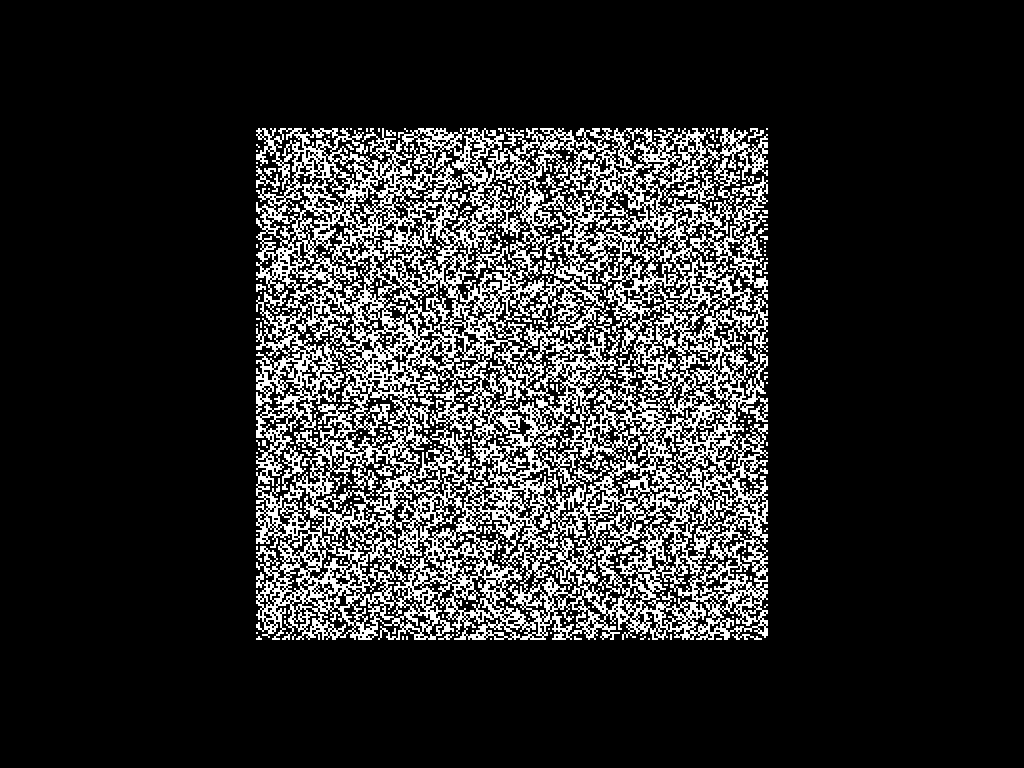
#> input picture data/challenge_patterns/mp002/mp002_C01.png, 1024 x 768 px
$ python -i plot_fig3.py   (imports and definitions only)
#> lines starting #> are read from the running program, lines starting #| are printed output that depends on the picture; after the words box and inside, x2 and y2 are one past the last pixel; in counts of white or black regions, pixels touching at a corner belong together
"""Nature-style Fig. 3 panels (b–e) for Experiment 1 macro-pixel screening.

No in-figure titles. Arial. Large type. Legends outside data.
Score classes: Genuine / Challenge-mismatch only (single device; no Device mismatch).
"""

from __future__ import annotations

import json
import logging
from pathlib import Path
from typing import Any

import matplotlib as mpl
import matplotlib.pyplot as plt
import numpy as np
from matplotlib.colors import LinearSegmentedColormap, Normalize, TwoSlopeNorm
from PIL import Image

from e01.analysis.envelope import local_ratio_detail
from e01.analysis.green_screening import (
    build_valid_mask,
    discover_screening_videos,
    load_dark_green,
    prepare_dark_for_videos,
    read_challenge_windows,
)
from e01.analysis.ncc import zero_mean_ncc
from e01.config import AppConfig, load_config
from e01.naming import PathLayout, mp_tag
from e01.utils.io_utils import ensure_dir
from puf_common.tqdm_progress import mute_console_logging, stage_tqdm

logger = logging.getLogger(__name__)

# Colorblind-friendly Nature-like palette (NOT red/green channels).
INTRA_COLOR = "#3C5488"   # navy blue
INTER_COLOR = "#E69F00"   # amber / orange
ACCENT_M2 = "#4DBBD5"     # light teal highlight for selected m=2
GAP_COLOR = "#00A087"     # NPG teal-green for the robust gap G(m)
SELECT_BAND = "#E7EEF3"   # soft blue-gray band marking the selected m
# Near-tie window used by rank_macros() when preferring the smallest m.
TIE_TOLERANCE = 0.95

ALL_MACROS = [1, 2, 4, 8, 16, 32, 64]
FIG_MACROS_B = ALL_MACROS
MATRIX_MACRO = 2

# Nature / Light publication palette (fig3c dual heatmaps)
C_TEXT = "#2F2F2F"       # near-black for titles / ticks
C_ANNOT_DARK = "#3A3A3A"  # dark gray on light cells
C_SPINE = "#BDBDB8"       # thin light-gray frame
C_GRID = "#FFFFFF"        # fine white cell separators
C_FACE = "#FFFFFF"


def _raw_sequential_cmap() -> LinearSegmentedColormap:
    """Muted warm sequential map for high-NCC Raw matrix (ivory → wine)."""
    stops = [
        (0.00, "#F7F4F1"),
        (0.30, "#E8D5CE"),
        (0.55, "#D9B8B0"),
        (0.75, "#C07A78"),
        (0.90, "#A04E55"),
        (1.00, "#8E3B46"),
    ]
    return LinearSegmentedColormap.from_list(
        "nature_raw_warm_seq",
        [(p, c) for p, c in stops],
        N=256,
    )


def _g_diverging_cmap() -> LinearSegmentedColormap:
    """Muted diverging map for signed NCC (slate blue ↔ neutral ↔ terracotta)."""
    stops = [
        (0.00, "#3F6F93"),  # desaturated slate blue — negative
        (0.22, "#6F93B0"),
        (0.40, "#C5D2DC"),
        (0.50, "#F7F7F5"),  # near-white at NCC = 0
        (0.60, "#E8D0C8"),
        (0.78, "#D08A78"),
        (1.00, "#B65C4A"),  # muted salmon / soft brick — positive
    ]
    return LinearSegmentedColormap.from_list(
        "nature_g_blue_terracotta",
        [(p, c) for p, c in stops],
        N=256,
    )


RAW_CMAP = _raw_sequential_cmap()
G_CMAP = _g_diverging_cmap()


# [97 lines left out: functions _annotation_text_color, _pad_lim, _apply_nature_style, _save_figure, _display_normalize, _read_mid_frame_bgr, not called in this run]


def _boost_display_rgb(rgb: np.ndarray, p_hi: float = 99.5) -> np.ndarray:
    arr = rgb.astype(np.float64)
    peak = float(np.percentile(arr, p_hi))
    if peak <= 1.0:
        return rgb.astype(np.uint8)
    scale = min(255.0 / peak, 4.0)
    return np.clip(arr * scale, 0, 255).astype(np.uint8)


def _bright_core_center(bgr: np.ndarray) -> tuple[int, int, int]:
    """Return (cy, cx, extent) for the illuminated core."""
    import cv2

    gray = cv2.cvtColor(bgr, cv2.COLOR_BGR2GRAY).astype(np.float64)
    thr = max(8.0, float(np.percentile(gray, 92)) * 0.25)
    ys, xs = np.where(gray >= thr)
    if ys.size < 50:
        ys, xs = np.where(gray >= max(5.0, float(np.percentile(gray, 99)) * 0.15))
    if ys.size < 20:
        return bgr.shape[0] // 2, bgr.shape[1] // 2, min(bgr.shape[0], bgr.shape[1]) // 2
    y0, y1 = int(ys.min()), int(ys.max())
    x0, x1 = int(xs.min()), int(xs.max())
    return (y0 + y1) // 2, (x0 + x1) // 2, int(max(y1 - y0 + 1, x1 - x0 + 1))


def _square_crop_bgr(bgr: np.ndarray, *, cy: int, cx: int, side: int) -> np.ndarray:
    side = int(max(32, side))
    half = side // 2
    y0 = cy - half
    x0 = cx - half
    out = np.zeros((side, side, 3), dtype=bgr.dtype)
    src_y0 = max(0, y0)
    src_x0 = max(0, x0)
    src_y1 = min(bgr.shape[0], y0 + side)
    src_x1 = min(bgr.shape[1], x0 + side)
    dst_y0 = src_y0 - y0
    dst_x0 = src_x0 - x0
    out[dst_y0 : dst_y0 + (src_y1 - src_y0), dst_x0 : dst_x0 + (src_x1 - src_x0)] = bgr[
        src_y0:src_y1, src_x0:src_x1
    ]
    return out


def _crop_bright_spot_rgb(
    bgr: np.ndarray,
    *,
    pad_frac: float = 0.18,
    min_side: int = 256,
    side: int | None = None,
    out_side: int = 512,
) -> np.ndarray:
    """Crop illuminated core to a fixed square; return true-color RGB for display."""
    import cv2

    cy, cx, extent = _bright_core_center(bgr)
    if side is None:
        side = int(max(extent, min_side))
        side = int(side + 2 * round(side * pad_frac))
    crop = _square_crop_bgr(bgr, cy=cy, cx=cx, side=side)
    if crop.shape[0] != out_side or crop.shape[1] != out_side:
        crop = cv2.resize(crop, (out_side, out_side), interpolation=cv2.INTER_AREA)
    return _boost_display_rgb(cv2.cvtColor(crop, cv2.COLOR_BGR2RGB))


# [656 lines left out: functions _challenge_labels, _find_pattern_png, _ncc_matrix, _branch_scores, build_or_load_fig_cache, plot_fig3b and 4 more, not called in this run]

>>> import cv2
>>> picture = cv2.imread('../../../data/challenge_patterns/mp002/mp002_C01.png')
#> picture is the input picture: shape (768, 1024, 3); 16.7% white in thin lines or dots, all inside (x1, y1, x2, y2) = (256, 128, 768, 640)
>>> result = _crop_bright_spot_rgb(picture)
#> in _bright_core_center, `thr = max(8.0, float(np.percentile(gray, 92)) * 0.25)`: thr = 63.75
#> in _bright_core_center, `y0, y1 = int(ys.min()), int(ys.max())`: y0 = 128; y1 = 639
#> in _bright_core_center, `x0, x1 = int(xs.min()), int(xs.max())`: x0 = 256; x1 = 767
#> in _crop_bright_spot_rgb, `cy, cx, extent = _bright_core_center(bgr)`: cy = 383; cx = 511; extent = 512
#> in _crop_bright_spot_rgb, `side = int(side + 2 * round(side * pad_frac))`: side = 696
#> in _square_crop_bgr, `half = side // 2`: half = 348
#> in _square_crop_bgr, `y0 = cy - half`: y0 = 35
#> in _square_crop_bgr, `x0 = cx - half`: x0 = 163
#> in _square_crop_bgr, `src_y0 = max(0, y0)`: src_y0 = 35
#> in _square_crop_bgr, `src_x0 = max(0, x0)`: src_x0 = 163
#> in _square_crop_bgr, `src_y1 = min(bgr.shape[0], y0 + side)`: src_y1 = 731
#> in _square_crop_bgr, `src_x1 = min(bgr.shape[1], x0 + side)`: src_x1 = 859
#> in _square_crop_bgr, `dst_y0 = src_y0 - y0`: dst_y0 = 0
#> in _square_crop_bgr, `out[dst_y0 : dst_y0 + (src_y1 - src_y0), dst_x0 : dst_x0 + (src_x1 - s..`:
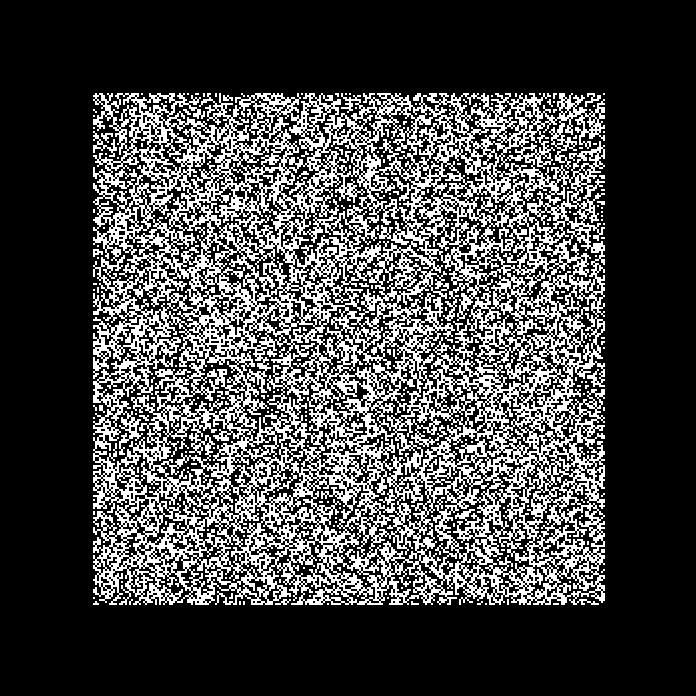
#> out: shape (696, 696, 3); 27.1% white in thin lines or dots, all inside (x1, y1, x2, y2) = (93, 93, 605, 605)
#> in _crop_bright_spot_rgb, `crop = cv2.resize(crop, (out_side, out_side), interpolation=cv2.INTER_..`:
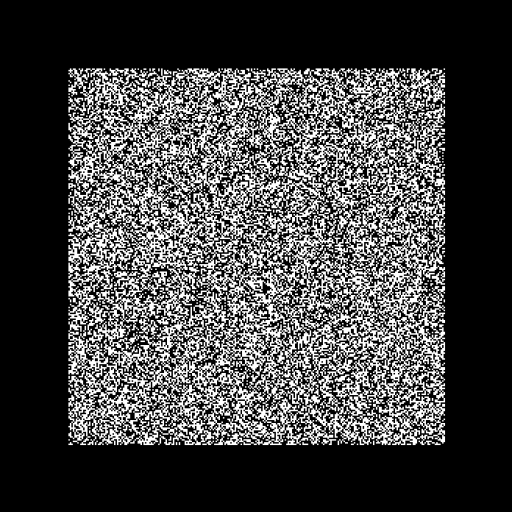
#> crop: shape (512, 512, 3); min 0, max 255, mean 69
#> in _boost_display_rgb, `peak = float(np.percentile(arr, p_hi))`: peak = 255
#> in _boost_display_rgb, `scale = min(255.0 / peak, 4.0)`: scale = 1
